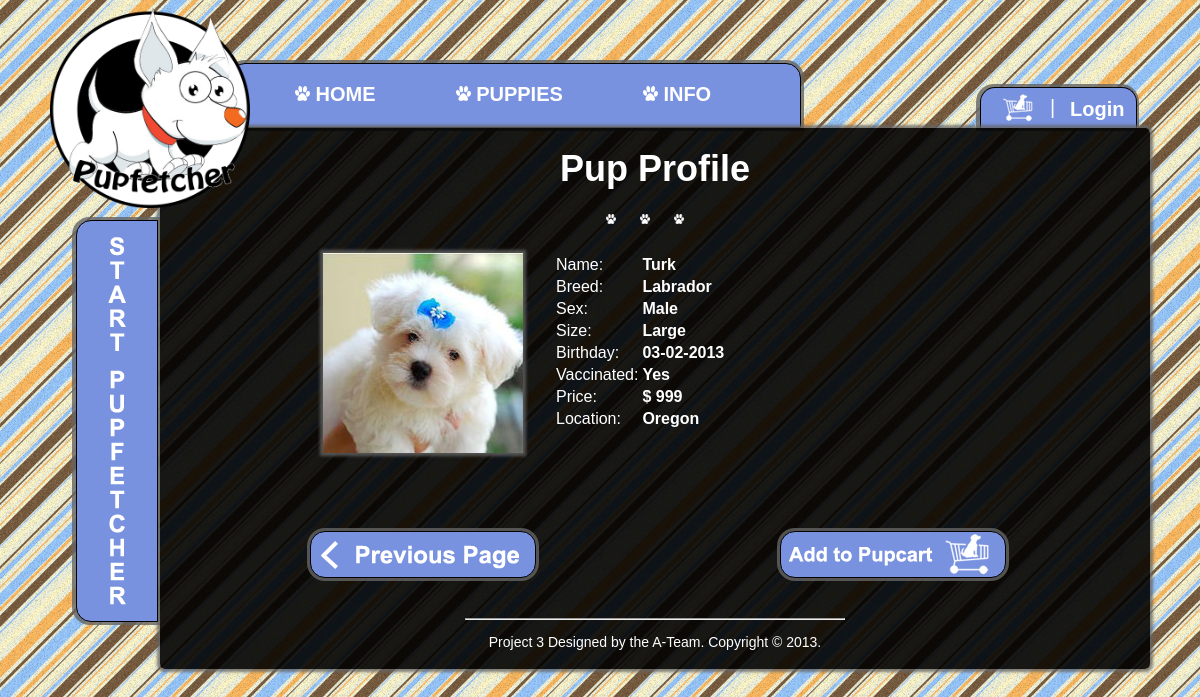
/pupInfo.php, run on the app's committed database.
### tables this page shows
CREATE TABLE `puppies` (
  `puppy_id` int(10) NOT NULL,
  `name` varchar(50) NOT NULL,
  `breed` varchar(100) NOT NULL,
  `sex` varchar(10) NOT NULL,
  `size` varchar(20) NOT NULL,
  `birthday` varchar(15) NOT NULL,
  `location` varchar(50) NOT NULL,
  `price` varchar(10) NOT NULL,
  `vaccination` int(1) NOT NULL,
  `img_name` varchar(100) NOT NULL
);

### pupInfo.php (the view, shortened to what this page needs)
</html><!DOCTYPE html PUBLIC "-//W3C//DTD XHTML 1.0 Transitional//EN" "http://www.w3.org/TR/xhtml1/DTD/xhtml1-transitional.dtd">
<html xmlns="http://www.w3.org/1999/xhtml">
  <head>
    <link rel="stylesheet" type="text/css" href="css/style.css">
    <link rel="stylesheet" type="text/css" href="css/pupInfo.css">
  </head>
  <body>
    <div class="container">
		<?php
        include("navBar.php");
        if (!isset($_SESSION['myusername']))
            {
                include("login.php");
            }
            else
            {
                include("logoutbutton.php");
            }
        ?>
        <div class="contentProfile">
          <?php
            $q2 = "SELECT MAX(puppy_id) FROM `puppies`";
            $result = mysql_fetch_array(mysql_query($q2));
            $id = (isset($_GET['id']) && $_GET['id'] <= $result[0]) ? $_GET['id'] : 1;
            $q1 = "SELECT * FROM `puppies` WHERE `puppy_id`=" . $id;
            $blah = mysql_query($q1);
            while($puppy = mysql_fetch_assoc($blah))
            {
              $pupName = $puppy['name'];
              $breed = $puppy['breed'];
              $birthday = $puppy['birthday'];
              $sex = $puppy['sex'];
              $size = $puppy['size'];
              if ($puppy['vaccination'] == 1)
                $vaccin = "Yes";
              else
                $vaccin = "No";
              $price = $puppy['price'];
              $location = $puppy['location'];
              $img = $puppy['img_name'];
            }
          ?>
          <div class="title">
            Pup Profile
           </div>
     <div class="paws">
     <img src="img/paw.png" name="paw" width="10" height="10" class="paw"/>
     <img src="img/paw.png" name="paw" width="10" height="10" class="paw"/>
     <img src="img/paw.png" name="paw" width="10" height="10" class="paw"/>
     </div>
     <div class="pupInfo">
         <div class="puppic">
    	<?php echo"<img src='$img' alt='Demo image' id='11' />"; ?>
      </div>
    <?php
            echo "<table>";
            echo "<tr><td>Name:</td><td><b>$pupName</b></td></tr>";
            echo "<tr><td>Breed:</td><td><b>$breed</b></td></tr>";
            echo "<tr><td>Sex:</td><td><b>$sex</b></td></tr>";
            echo "<tr><td>Size:</td><td><b>$size</b></td></tr>";
            echo "<tr><td>Birthday:</td><td><b>$birthday</b></td></tr>";
            echo "<tr><td>Vaccinated:</td><td><b>$vaccin</b></td></tr>";
            echo "<tr><td>Price:</td><td><b>$$price</b></td></tr>";
            echo "<tr><td>Location:</td><td><b>$location</b></td></tr>";
            echo "</table>";
    ?>
    </div>
	<?php
	echo "<div class='previousButton'>";
		echo "<a href='javascript:javascript:history.go(-1)'><img src='img/previous.png'/></a>";
		echo "</div>";
    echo "<div class='infoButtons3'>";
		echo"<a href='pupCart.php?id=" . $id . "'> <img src='img/pupcart.png'/></a>";
		echo "</div>";
    ?>
      <div class="footer">
      <hr/>
         <p>Project 3 Designed by the A-Team. Copyright &copy; 2013.</p>
        </div>
      </div>
    <?php
    include("sidebar.php");
    ?>
      </div>
  </body>
</html>

### css/style.css (style rules this page uses)
body { background-image: url(../img/tile2.png); background-color: #FFFFFF; background-repeat: repeat; font-family: Helvetica,Arial, sans-serif; font-weight: normal; }
.container { width: 1100px; margin: 0 auto; }
.title { font-size: 36px; text-align: center; font-weight: bold; margin-bottom: 20px; color: #FFF; }
.paws { text-align:center; }
.paw { padding-right:20px; }
table { color:rgb(255,255,255); white-space: normal; line-height: normal; font-weight: normal; font-size: medium; font-variant: normal; font-style: normal; text-align: start; }
.footer { padding-left:30%; padding-right:30%; text-align:center; margin-top:30px; font-size: 14px; color: #FFF; }
a:link { color: #FFFFFF; text-decoration: none; }
p { color:white; maring-top:-20px; }

### css/pupInfo.css (style rules this page uses)
.contentProfile { background-image: url(../img/back_cell2.png); background-repeat: repeat; height:auto; width: 950px; margin-left:110px; margin-top:-80px; padding:20px; padding-bottom:5px; -moz-box-shadow: 0 0 3px 3px rgba(100, 100, 100, 0.8); -webkit-box-shadow: 0 0 3px 3px rgba(100, 100, 100, 0.8); box-shadow: 0 0 3px 3px rgba(100, 100, 100, 0.8); -moz-border-radius: 5px; -webkit-border-radius: 5px; -khtml-border-radius: 5px; border-radius: 5px; position:relative; z-index:1; }
.puppic { float:left; margin-right: 30px; -moz-box-shadow: 0 0 3px 3px rgba(100, 100, 100, 0.8); -webkit-box-shadow: 0 0 3px 3px rgba(100, 100, 100, 0.8); box-shadow: 0 0 3px 3px rgba(100, 100, 100, 0.8); }
.pupInfo { padding-top: 25px; margin-left: 143px; margin-right: 5%; margin-bottom: 100px; color: rgb(255,255,255); }
.pupInfo td { color: rgb(255,255,255); }
.infoButtons3 { position: absolute; float: right; margin-left: 600px; margin-top: -87px; background-color: rgb(121,146,223); height: 45px; width: 224px; border: thin solid rgb(0,0,0); -moz-box-shadow: 0px 0 0px 3px rgba(100, 100, 100, 0.8); -webkit-box-shadow: 0px 0 0px 3px rgba(100, 100, 100, 0.8); box-shadow: 0px 0 0px 3px rgba(100, 100, 100, 0.8); -moz-border-radius: 15px 15px 15px 15px; -webkit-border-radius: 15px 15px 15px 15px; -khtml-border-radius: 15px 15px 15px 15px; border-radius: 15px 15px 15px 15px; cursor:pointer; z-index: 1; }
.previousButton { font-size:24px; text-align:center; margin-left: 130px; margin-bottom:40px; background-color: rgb(121,146,223); height: 45px; width: 224px; border: thin solid rgb(0,0,0); -moz-box-shadow: 0px 0 0px 3px rgba(100, 100, 100, 0.8); -webkit-box-shadow: 0px 0 0px 3px rgba(100, 100, 100, 0.8); box-shadow: 0px 0 0px 3px rgba(100, 100, 100, 0.8); -moz-border-radius: 15px 15px 15px 15px; -webkit-border-radius: 15px 15px 15px 15px; -khtml-border-radius: 15px 15px 15px 15px; border-radius: 15px 15px 15px 15px; cursor:pointer; z-index: 1; }

### data on the page
puppies: name "Turk", breed "Labrador", sex "Male", size "Large", birthday "03-02-2013", vaccination "Yes", price "999", location "Oregon"
